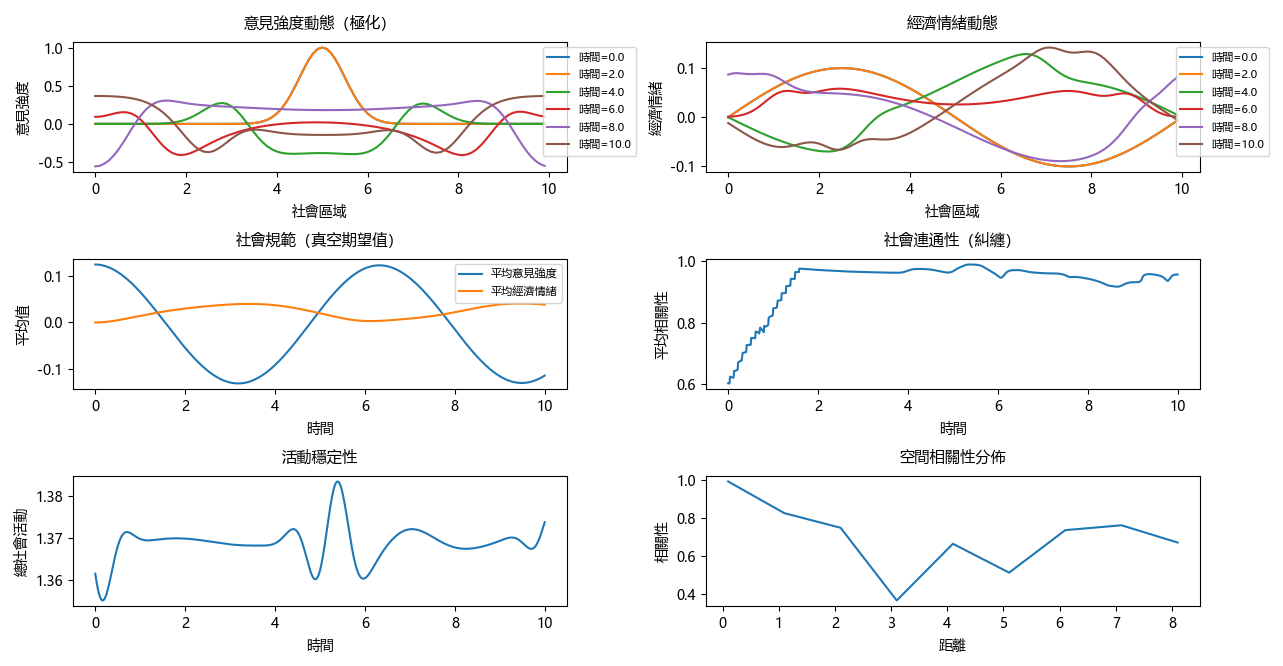

Generate this figure with Python:
import numpy as np
import matplotlib.pyplot as plt
import matplotlib.font_manager as fm

# 設定中文字體以避免字形缺失警告
plt.rcParams['font.family'] = 'sans-serif'
plt.rcParams['font.sans-serif'] = ['Microsoft YaHei', 'SimHei', 'Arial Unicode MS', 'sans-serif']  # 優先使用 Microsoft YaHei
plt.rcParams['axes.unicode_minus'] = False  # 確保負號正確顯示

# 參數設定
N = 100  # 空間格點數量
L = 10.0  # 空間範圍大小
dx = L / N  # 空間格點間距
dt = 0.01  # 時間步長
T = 1000  # 時間步數
m_yijian, m_jingji = 1.0, 1.0  # 場的質量（社會變量的慣性）
lam, eta = 0.1, 0.1  # 自耦合常數（自我增強）
g = 0.5  # 場間耦合常數（相互依賴）
chuangkou_daxiao = 10  # 糾纏近似窗口大小

# 社會解釋參數
yijian_biaoqian = "意見強度"  # yijian 表示政治意見（-1：自由派，+1：保守派）
jingji_biaoqian = "經濟情緒"  # jingji 表示經濟樂觀/悲觀（-1：悲觀，+1：樂觀）
quyu_biaoqian = "社會區域"  # 空間格點表示地理或網絡區域

# 局部能量密度函數（僅針對 yijian，聚焦於意見動態）
def jubu_nengliang_midu(yijian, shiliang, dx, m_yijian, lam):
    """
    計算 yijian 場的局部能量密度，表示社會活動（如意見強度）。
    輸入：
        yijian：場值（意見強度）
        shiliang：共軛動量（意見變化率）
        dx：空間格點間距
        m_yijian：質量參數（慣性）
        lam：自耦合（自我增強）
    輸出：
        nengliang：能量密度陣列
    """
    yijian_tidu = (np.roll(yijian, -1) - np.roll(yijian, 1)) / (2 * dx)  # 週期中心差分
    nengliang = 0.5 * shiliang**2 + 0.5 * yijian_tidu**2 + 0.5 * m_yijian**2 * yijian**2 + 0.25 * lam * yijian**4
    return nengliang

# 初始化場
x = np.linspace(0, L, N, endpoint=False)
yijian, jingji = np.zeros(N), np.zeros(N)
shiliang_yijian, shiliang_jingji = np.zeros(N), np.zeros(N)
yijian = np.exp(-(x - L/2)**2 / 0.5)  # 中央區域初始意見激增
jingji = 0.1 * np.sin(2 * np.pi * x / L)  # 經濟情緒初始振盪

# 儲存分析數據
yijian_lishi = [yijian.copy()]  # 儲存 yijian 快照用於視覺化
jingji_lishi = [jingji.copy()]  # 儲存 jingji 快照
zhenkong_qiwang_yijian = [np.mean(yijian)]  # yijian 的真空期望值（平均意見）
zhenkong_qiwang_jingji = [np.mean(jingji)]  # jingji 的真空期望值（平均經濟情緒）
jiuchan_jinsi = []  # 平均相關性（社會連通性）
nengliang_zonghe = []  # 總能量（社會活動水平）
xiangwei_kongjian = [(yijian.copy(), shiliang_yijian.copy())]  # 儲存 (yijian, shiliang_yijian) 用於相位空間

# 時間演化
for t in range(T):
    # 計算拉普拉斯算子（社會變量的空間擴散）
    lap_yijian = (np.roll(yijian, -1) - 2 * yijian + np.roll(yijian, 1)) / dx**2
    lap_jingji = (np.roll(jingji, -1) - 2 * jingji + np.roll(jingji, 1)) / dx**2
    
    # 運動方程（包含自我增強和耦合的社會動態）
    d2_yijian = lap_yijian - m_yijian**2 * yijian - lam * yijian**3 + 2 * g * yijian * jingji
    d2_jingji = lap_jingji - m_jingji**2 * jingji - eta * jingji**3 + g * yijian**2
    
    # 蛙跳法更新
    shiliang_yijian += dt * d2_yijian
    shiliang_jingji += dt * d2_jingji
    yijian += dt * shiliang_yijian
    jingji += dt * shiliang_jingji
    
    # 每 200 步儲存一次數據
    if t % 200 == 0:
        yijian_lishi.append(yijian.copy())
        jingji_lishi.append(jingji.copy())
        xiangwei_kongjian.append((yijian.copy(), shiliang_yijian.copy()))
    
    # 計算真空期望值（社會規範）
    zhenkong_qiwang_yijian.append(np.mean(yijian))
    zhenkong_qiwang_jingji.append(np.mean(jingji))
    
    # 計算總能量（社會活動水平）
    yijian_tidu = (np.roll(yijian, -1) - np.roll(yijian, 1)) / (2 * dx)
    jingji_tidu = (np.roll(jingji, -1) - np.roll(jingji, 1)) / (2 * dx)
    shijian = (0.5 * m_yijian**2 * yijian**2 + 0.5 * m_jingji**2 * jingji**2 + 
               0.25 * lam * yijian**4 + 0.25 * eta * jingji**4 - g * yijian**2 * jingji)
    nengliang = (0.5 * shiliang_yijian**2 + 0.5 * shiliang_jingji**2 + 
                 0.5 * yijian_tidu**2 + 0.5 * jingji_tidu**2 + shijian).sum() * dx
    nengliang_zonghe.append(nengliang)
    
    # 糾纏近似（社會連通性）
    jiuchan_jinsi_list = []
    for i in range(len(yijian) - chuangkou_daxiao):
        A = jubu_nengliang_midu(yijian[i:i+chuangkou_daxiao], shiliang_yijian[i:i+chuangkou_daxiao], dx, m_yijian, lam)
        B = jubu_nengliang_midu(yijian[i+1:i+1+chuangkou_daxiao], shiliang_yijian[i+1:i+1+chuangkou_daxiao], dx, m_yijian, lam)
        if np.std(A) > 1e-10 and np.std(B) > 1e-10:
            xiangguan = np.corrcoef(A, B)[0, 1]
        else:
            xiangguan = 0.0
        jiuchan_jinsi_list.append(xiangguan)
    jiuchan_jinsi.append(np.mean(jiuchan_jinsi_list))

# 空間相關性分佈（社會影響範圍）
juli = np.arange(1, N - chuangkou_daxiao + 1, 10)  # 確保 d + chuangkou_daxiao <= N
xiangguan_list = []
for d in juli:
    A = jubu_nengliang_midu(yijian[0:chuangkou_daxiao], shiliang_yijian[0:chuangkou_daxiao], dx, m_yijian, lam)
    B = jubu_nengliang_midu(yijian[d:d+chuangkou_daxiao], shiliang_yijian[d:d+chuangkou_daxiao], dx, m_yijian, lam)
    if np.std(A) > 1e-10 and np.std(B) > 1e-10:
        xiangguan_list.append(np.corrcoef(A, B)[0, 1])
    else:
        xiangguan_list.append(0.0)

# 視覺化（調整佈局以防止文字重疊）
plt.figure(figsize=(15, 12))

# 調整子圖間距
plt.subplots_adjust(hspace=0.4, wspace=0.3)  # 增加垂直和水平間距

# 子圖 1：意見動態（yijian 演化，對稱性破缺）
plt.subplot(3, 2, 1)
for i, yijian_kuaizhao in enumerate(yijian_lishi):
    plt.plot(x, yijian_kuaizhao, label=f'時間={i*200*dt:.1f}')
plt.xlabel(quyu_biaoqian, fontsize=10)
plt.ylabel(yijian_biaoqian, fontsize=10)
plt.title(f'{yijian_biaoqian}動態（極化）', fontsize=11, pad=10)
plt.legend(fontsize=8, loc='upper right', bbox_to_anchor=(1.15, 1.0))

# 子圖 2：經濟情緒動態（jingji 演化）
plt.subplot(3, 2, 2)
for i, jingji_kuaizhao in enumerate(jingji_lishi):
    plt.plot(x, jingji_kuaizhao, label=f'時間={i*200*dt:.1f}')
plt.xlabel(quyu_biaoqian, fontsize=10)
plt.ylabel(jingji_biaoqian, fontsize=10)
plt.title(f'{jingji_biaoqian}動態', fontsize=11, pad=10)
plt.legend(fontsize=8, loc='upper right', bbox_to_anchor=(1.15, 1.0))

# 子圖 3：真空期望值（社會規範）
plt.subplot(3, 2, 3)
plt.plot(np.arange(T+1) * dt, zhenkong_qiwang_yijian, label=f'平均{yijian_biaoqian}')
plt.plot(np.arange(T+1) * dt, zhenkong_qiwang_jingji, label=f'平均{jingji_biaoqian}')
plt.xlabel('時間', fontsize=10)
plt.ylabel('平均值', fontsize=10)
plt.title('社會規範（真空期望值）', fontsize=11, pad=10)
plt.legend(fontsize=8, loc='upper right')

# 子圖 4：糾纏（社會連通性）
plt.subplot(3, 2, 4)
plt.plot(np.arange(T) * dt, jiuchan_jinsi)
plt.xlabel('時間', fontsize=10)
plt.ylabel('平均相關性', fontsize=10)
plt.title('社會連通性（糾纏）', fontsize=11, pad=10)

# 子圖 5：能量（社會活動穩定性）
plt.subplot(3, 2, 5)
plt.plot(np.arange(T) * dt, nengliang_zonghe)
plt.xlabel('時間', fontsize=10)
plt.ylabel('總社會活動', fontsize=10)
plt.title('活動穩定性', fontsize=11, pad=10)

# 子圖 6：空間相關性分佈（影響範圍）
plt.subplot(3, 2, 6)
plt.plot(juli * dx, xiangguan_list)
plt.xlabel('距離', fontsize=10)
plt.ylabel('相關性', fontsize=10)
plt.title('空間相關性分佈', fontsize=11, pad=10)

# 應用緊湊佈局並增加額外間距
plt.tight_layout(pad=2.0)

# 顯示圖表
plt.show()

# 相位空間圖（混沌動態）
plt.figure(figsize=(8, 6))
for yijian_kuaizhao, shiliang_kuaizhao in xiangwei_kongjian[::2]:  # 每隔一個快照繪製
    plt.scatter(yijian_kuaizhao[::10], shiliang_kuaizhao[::10], s=5, alpha=0.5)
plt.xlabel(yijian_biaoqian, fontsize=10)
plt.ylabel(f'{yijian_biaoqian}變化率', fontsize=10)
plt.title('相位空間（混沌動態）', fontsize=11, pad=10)
plt.tight_layout(pad=2.0)
plt.show()
